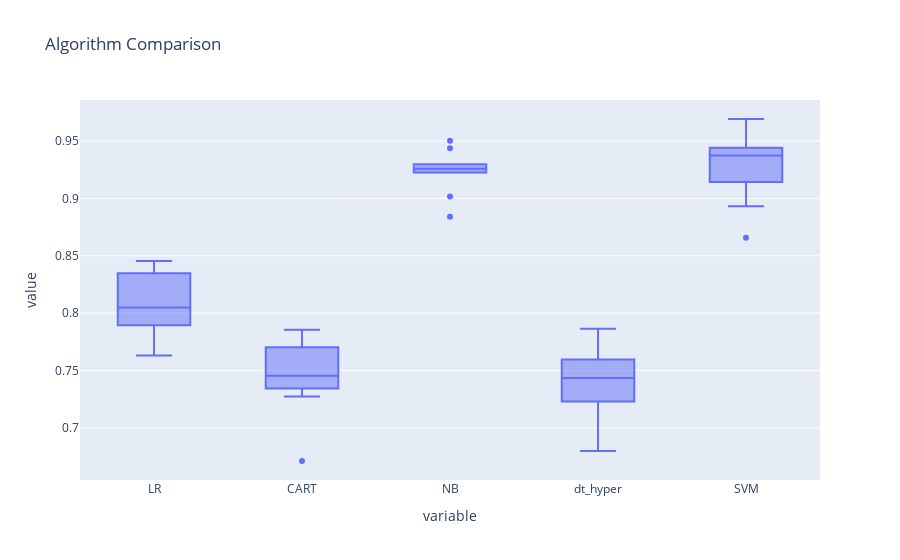

This figure's notebook cell:
### Code cell
result_df = pd.DataFrame(results, index=names).T
px.box(result_df,title = 'Algorithm Comparison')

### Figure 1 — Plotly figure (JSON) as saved in the notebook; plotly's stock layout.template omitted (floating-point values rounded to 4 significant figures)
{"data": [{"alignmentgroup": "True", "hovertemplate": "variable=%{x}<br>value=%{y}<extra></extra>", "legendgroup": "", "marker": {"color": "#636efa"}, "name": "", "notched": false, "offsetgroup": "", "orientation": "v", "showlegend": false, "x": ["LR", "LR", "LR", "LR", "LR", "LR", "LR", "LR", "LR", "LR", "CART", "CART", "CART", "CART", "CART", "CART", "CART", "CART", "CART", "CART", "NB", "NB", "NB", "NB", "NB", "NB", "NB", "NB", "NB", "NB", "dt_hyper", "dt_hyper", "dt_hyper", "dt_hyper", "dt_hyper", "dt_hyper", "dt_hyper", "dt_hyper", "dt_hyper", "dt_hyper", "SVM", "SVM", "SVM", "SVM", "SVM", "SVM", "SVM", "SVM", "SVM", "SVM"], "x0": " ", "xaxis": "x", "y": [0.8369, 0.7835, 0.7895, 0.8108, 0.7952, 0.8347, 0.7632, 0.8153, 0.8455, 0.7991, 0.7854, 0.7273, 0.7763, 0.7703, 0.743, 0.7438, 0.6711, 0.7342, 0.7468, 0.7692, 0.8841, 0.9264, 0.9254, 0.9279, 0.9438, 0.9504, 0.9298, 0.9234, 0.9227, 0.9017, 0.7597, 0.7229, 0.7675, 0.7432, 0.7349, 0.7438, 0.6798, 0.7207, 0.7468, 0.7863, 0.9399, 0.8658, 0.9693, 0.9369, 0.9518, 0.938, 0.9342, 0.9144, 0.9442, 0.8932], "y0": " ", "yaxis": "y", "type": "box"}], "layout": {"xaxis": {"anchor": "y", "domain": [0.0, 1.0], "title": {"text": "variable"}}, "yaxis": {"anchor": "x", "domain": [0.0, 1.0], "title": {"text": "value"}}, "legend": {"tracegroupgap": 0}, "title": {"text": "Algorithm Comparison"}, "boxmode": "group"}}
